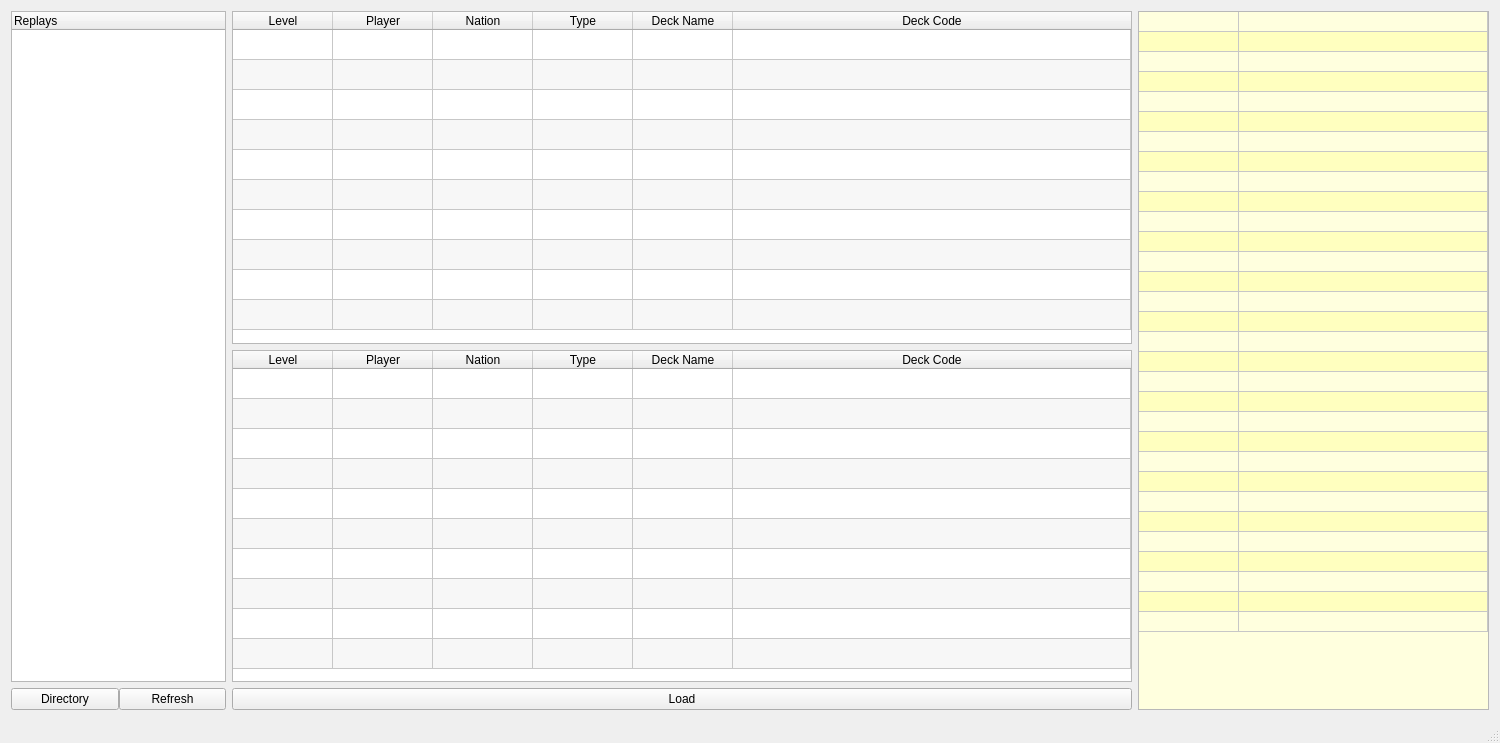
<?xml version="1.0" encoding="UTF-8"?>
<ui version="4.0">
 <class>MainWindow</class>
 <widget class="QMainWindow" name="MainWindow">
  <property name="geometry">
   <rect>
    <x>0</x>
    <y>0</y>
    <width>1500</width>
    <height>743</height>
   </rect>
  </property>
  <property name="sizePolicy">
   <sizepolicy hsizetype="Preferred" vsizetype="Preferred">
    <horstretch>0</horstretch>
    <verstretch>0</verstretch>
   </sizepolicy>
  </property>
  <property name="windowTitle">
   <string>MainWindow</string>
  </property>
  <property name="windowIcon">
   <iconset>
    <normaloff>output.png</normaloff>output.png</iconset>
  </property>
  <widget class="QWidget" name="centralWidget">
   <layout class="QHBoxLayout" name="horizontalLayout_2">
    <item>
     <layout class="QVBoxLayout" name="verticalLayout">
      <property name="sizeConstraint">
       <enum>QLayout::SetMaximumSize</enum>
      </property>
      <item>
       <widget class="QTreeWidget" name="replayTable">
        <property name="sizePolicy">
         <sizepolicy hsizetype="MinimumExpanding" vsizetype="Expanding">
          <horstretch>0</horstretch>
          <verstretch>0</verstretch>
         </sizepolicy>
        </property>
        <property name="maximumSize">
         <size>
          <width>215</width>
          <height>16777215</height>
         </size>
        </property>
        <property name="horizontalScrollBarPolicy">
         <enum>Qt::ScrollBarAlwaysOff</enum>
        </property>
        <property name="alternatingRowColors">
         <bool>false</bool>
        </property>
        <column>
         <property name="text">
          <string>Replays</string>
         </property>
        </column>
       </widget>
      </item>
      <item>
       <layout class="QHBoxLayout" name="horizontalLayout">
        <property name="spacing">
         <number>0</number>
        </property>
        <property name="sizeConstraint">
         <enum>QLayout::SetDefaultConstraint</enum>
        </property>
        <item>
         <widget class="QPushButton" name="pushButton_dir">
          <property name="text">
           <string>Directory</string>
          </property>
         </widget>
        </item>
        <item>
         <widget class="QPushButton" name="pushButton_refresh">
          <property name="text">
           <string>Refresh</string>
          </property>
         </widget>
        </item>
       </layout>
      </item>
     </layout>
    </item>
    <item>
     <layout class="QVBoxLayout" name="verticalLayout_2">
      <item>
       <widget class="QTableWidget" name="blueTable">
        <property name="minimumSize">
         <size>
          <width>900</width>
          <height>0</height>
         </size>
        </property>
        <property name="alternatingRowColors">
         <bool>true</bool>
        </property>
        <property name="rowCount">
         <number>10</number>
        </property>
        <attribute name="horizontalHeaderShowSortIndicator" stdset="0">
         <bool>true</bool>
        </attribute>
        <attribute name="horizontalHeaderStretchLastSection">
         <bool>true</bool>
        </attribute>
        <attribute name="verticalHeaderVisible">
         <bool>false</bool>
        </attribute>
        <row/>
        <row/>
        <row/>
        <row/>
        <row/>
        <row/>
        <row/>
        <row/>
        <row/>
        <row/>
        <column>
         <property name="text">
          <string>Level</string>
         </property>
        </column>
        <column>
         <property name="text">
          <string>Player</string>
         </property>
        </column>
        <column>
         <property name="text">
          <string>Nation</string>
         </property>
        </column>
        <column>
         <property name="text">
          <string>Type</string>
         </property>
        </column>
        <column>
         <property name="text">
          <string>Deck Name</string>
         </property>
        </column>
        <column>
         <property name="text">
          <string>Deck Code</string>
         </property>
        </column>
       </widget>
      </item>
      <item>
       <widget class="QTableWidget" name="redTable">
        <property name="minimumSize">
         <size>
          <width>900</width>
          <height>0</height>
         </size>
        </property>
        <property name="alternatingRowColors">
         <bool>true</bool>
        </property>
        <property name="selectionMode">
         <enum>QAbstractItemView::SingleSelection</enum>
        </property>
        <property name="selectionBehavior">
         <enum>QAbstractItemView::SelectItems</enum>
        </property>
        <property name="sortingEnabled">
         <bool>true</bool>
        </property>
        <property name="rowCount">
         <number>10</number>
        </property>
        <attribute name="horizontalHeaderStretchLastSection">
         <bool>true</bool>
        </attribute>
        <attribute name="verticalHeaderVisible">
         <bool>false</bool>
        </attribute>
        <row/>
        <row/>
        <row/>
        <row/>
        <row/>
        <row/>
        <row/>
        <row/>
        <row/>
        <row/>
        <column>
         <property name="text">
          <string>Level</string>
         </property>
        </column>
        <column>
         <property name="text">
          <string>Player</string>
         </property>
        </column>
        <column>
         <property name="text">
          <string>Nation</string>
         </property>
        </column>
        <column>
         <property name="text">
          <string>Type</string>
         </property>
        </column>
        <column>
         <property name="text">
          <string>Deck Name</string>
         </property>
        </column>
        <column>
         <property name="text">
          <string>Deck Code</string>
         </property>
         <property name="background">
          <color>
           <red>245</red>
           <green>245</green>
           <blue>245</blue>
          </color>
         </property>
        </column>
       </widget>
      </item>
      <item>
       <widget class="QPushButton" name="pushButton_load">
        <property name="text">
         <string>Load</string>
        </property>
       </widget>
      </item>
     </layout>
    </item>
    <item>
     <widget class="QTableWidget" name="gameTable">
      <property name="sizePolicy">
       <sizepolicy hsizetype="Expanding" vsizetype="MinimumExpanding">
        <horstretch>0</horstretch>
        <verstretch>0</verstretch>
       </sizepolicy>
      </property>
      <property name="minimumSize">
       <size>
        <width>325</width>
        <height>0</height>
       </size>
      </property>
      <property name="palette">
       <palette>
        <active>
         <colorrole role="Base">
          <brush brushstyle="SolidPattern">
           <color alpha="255">
            <red>255</red>
            <green>255</green>
            <blue>222</blue>
           </color>
          </brush>
         </colorrole>
         <colorrole role="AlternateBase">
          <brush brushstyle="SolidPattern">
           <color alpha="255">
            <red>255</red>
            <green>255</green>
            <blue>191</blue>
           </color>
          </brush>
         </colorrole>
        </active>
        <inactive>
         <colorrole role="Base">
          <brush brushstyle="SolidPattern">
           <color alpha="255">
            <red>255</red>
            <green>255</green>
            <blue>222</blue>
           </color>
          </brush>
         </colorrole>
         <colorrole role="AlternateBase">
          <brush brushstyle="SolidPattern">
           <color alpha="255">
            <red>255</red>
            <green>255</green>
            <blue>191</blue>
           </color>
          </brush>
         </colorrole>
        </inactive>
        <disabled>
         <colorrole role="Base">
          <brush brushstyle="SolidPattern">
           <color alpha="255">
            <red>240</red>
            <green>240</green>
            <blue>240</blue>
           </color>
          </brush>
         </colorrole>
         <colorrole role="AlternateBase">
          <brush brushstyle="SolidPattern">
           <color alpha="255">
            <red>255</red>
            <green>255</green>
            <blue>191</blue>
           </color>
          </brush>
         </colorrole>
        </disabled>
       </palette>
      </property>
      <property name="font">
       <font>
        <pointsize>8</pointsize>
       </font>
      </property>
      <property name="verticalScrollBarPolicy">
       <enum>Qt::ScrollBarAlwaysOff</enum>
      </property>
      <property name="horizontalScrollBarPolicy">
       <enum>Qt::ScrollBarAlwaysOff</enum>
      </property>
      <property name="alternatingRowColors">
       <bool>true</bool>
      </property>
      <property name="selectionMode">
       <enum>QAbstractItemView::NoSelection</enum>
      </property>
      <property name="rowCount">
       <number>31</number>
      </property>
      <attribute name="horizontalHeaderVisible">
       <bool>false</bool>
      </attribute>
      <attribute name="horizontalHeaderMinimumSectionSize">
       <number>20</number>
      </attribute>
      <attribute name="horizontalHeaderStretchLastSection">
       <bool>true</bool>
      </attribute>
      <attribute name="verticalHeaderVisible">
       <bool>false</bool>
      </attribute>
      <attribute name="verticalHeaderDefaultSectionSize">
       <number>20</number>
      </attribute>
      <attribute name="verticalHeaderMinimumSectionSize">
       <number>20</number>
      </attribute>
      <row/>
      <row/>
      <row/>
      <row/>
      <row/>
      <row/>
      <row/>
      <row/>
      <row/>
      <row/>
      <row/>
      <row/>
      <row/>
      <row/>
      <row/>
      <row/>
      <row/>
      <row/>
      <row/>
      <row/>
      <row/>
      <row/>
      <row/>
      <row/>
      <row/>
      <row/>
      <row/>
      <row/>
      <row/>
      <row/>
      <row/>
      <column>
       <property name="text">
        <string>Property</string>
       </property>
      </column>
      <column>
       <property name="text">
        <string>Value</string>
       </property>
      </column>
     </widget>
    </item>
   </layout>
  </widget>
  <widget class="QStatusBar" name="statusBar"/>
 </widget>
 <layoutdefault spacing="6" margin="11"/>
 <resources/>
 <connections/>
</ui>
